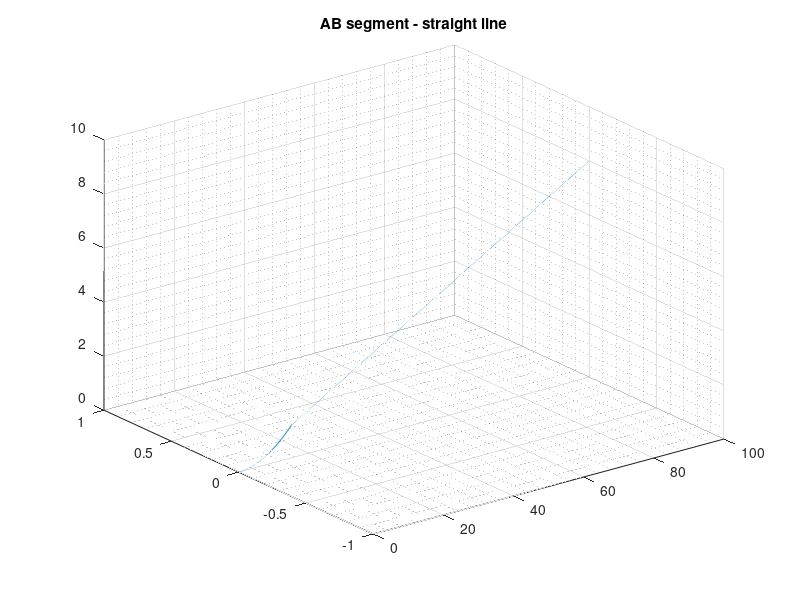
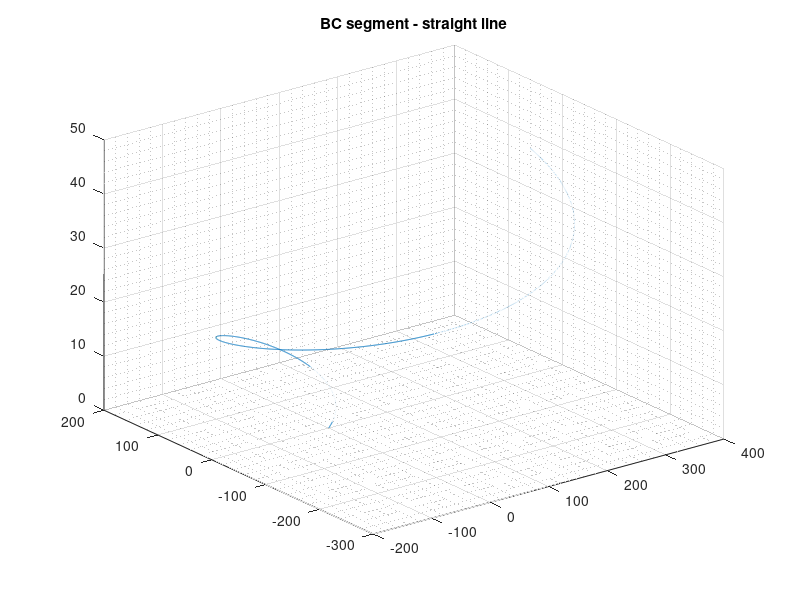

Write the MATLAB code that produced these figures, in order. (Note: this script raises an error after producing the figures.)
clc;
clear all 
close all
%%  create S - theta - beta -sigma 

% straight line slope 8%

thetaAB = zeros(1001,1); 
betaAB = zeros(1001,1);
sigmaAB = zeros(1001,1);

sAB = 0:0.1:100;  sAB = sAB';


% slope of 8% 

maxSigmaAB = asin(8/100);

stepSigmaAB = maxSigmaAB/150; 

sigmaAB(1:151,1) = 0:stepSigmaAB:maxSigmaAB; 
sigmaAB(152:1001,1) = maxSigmaAB; 

anglesAB = [thetaAB betaAB sigmaAB];   


xAB = sAB .* cos(thetaAB);
yAB = sAB .* sin(thetaAB);
zAB = sAB .* sigmaAB; 

figure(1)
plot3(xAB, yAB, zAB)
grid on
grid minor
title("AB segment - straight line")



%% BC segment left curve 


Rbc = 110;  % radius of the turn 

Lbc = pi * Rbc; % length of the turn approximate 

%minSbc = max(sAB(:,1)); 
minSbc = 0; 

sBC = minSbc: 0.1 :Lbc+minSbc; 
sBC = sBC';

stepThetaBC = (2*pi)/(length(sBC)-1);
% left turn - heading 
thetaBC = 0:stepThetaBC:2*pi; 
thetaBC= thetaBC';


% slope 4.5% 

sigmaBC = zeros(length(sBC),1);

maxSigmaBC = asin(12/100);

stepSigmaBC = maxSigmaBC/50; 

%sigmaBC(1:51,1) = 0:stepSigmaBC:maxSigmaBC; 
sigmaBC(1:length(sBC),1) = maxSigmaBC; 



%  banking 5%

betaBC = zeros(length(sBC),1);

maxbetaBC = asin(15/100);

stepbetaBC = maxbetaBC/50; 

betaBC(1:51,1) = 0:stepbetaBC:maxbetaBC; 
betaBC(52:length(sBC),1) = maxbetaBC; 



% detached 



%thetaBC = 

anglesBC = [thetaBC betaBC sigmaBC];   


xBC = sBC .* cos(thetaBC) ;
yBC = sBC .* sin(thetaBC) ;
zBC = sBC .* sigmaBC; 

figure(2)
plot3(xBC, yBC, zBC)
grid on
grid minor
title("BC segment - straight line")

%% calculate beta_dot theta_dot sigma_dot and kappa ni tau 






%% plot banking with road scenario and way points 

resRate = 10;

xRoad = resample(xBC, 1, resRate);
yRoad = resample(yBC, 1, resRate);
zRoad = resample(zBC, 1, resRate);

% banking angle 

scenario3 = drivingScenario;

% transpose waypoints so they visually align with bank angles below
roadCenters3 = zeros(length(xRoad)-1,3);

roadCenters3(:,1) = xRoad(1:end-1,1); 
roadCenters3(:,2) = yRoad(1:end-1,1); 
roadCenters3(:,3) = zRoad(1:end-1,1); 


bankAngles = zeros(length(xRoad)-1,1);

bankAngles(:,1)= rad2deg(maxbetaBC);

road(scenario3, roadCenters3, bankAngles, 'lanes', lanespec(4));
plot(scenario3,'RoadCenters','off');
view(-30,10)






% 
%  xABC = [xAB; xBC];
%  yABC = [yAB; yBC];
%  zABC = [zAB; zBC];
% % 
% % % stack them together
% figure(3)
% plot3(xABC, yABC, zABC)
% grid on
% grid minor
% title("ABC segment - straight line")

